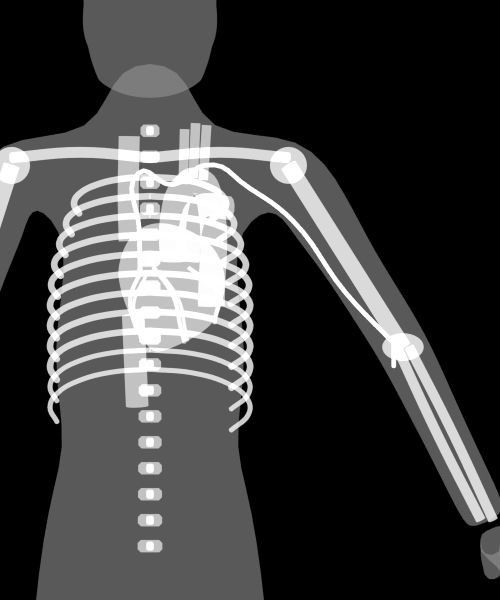
#> input picture productions/forssmann-toon/tex/xray_raw.png, 1000 x 1200 px, found by its file name (shown at 1/2 size)
$ python textures.py
#> lines starting #> are read from the running program, lines starting #| are printed output that depends on the picture; after the words box and inside, x2 and y2 are one past the last pixel; in counts of white or black regions, pixels touching at a corner belong together
#!/usr/bin/env python3
"""2D textures for the Forssmann film (PIL). Run after the Blender prepass (tex/xray_raw.png, tex/heart_illus.png).
Everything printed on a prop is either historically accurate (journal title: Forssmann, 'Die Sondierung des rechten Herzens',
Klinische Wochenschrift 8, 1929) or deliberately unreadable (grey text blocks), so nothing invented can be read as fact."""
import os, random, math
from PIL import Image, ImageDraw, ImageFilter, ImageFont, ImageOps, ImageChops
HERE = os.path.dirname(os.path.abspath(__file__)); T = os.path.join(HERE, 'tex'); R = random.Random(3)
SERIF = '/usr/share/fonts/truetype/dejavu/DejaVuSerif-Bold.ttf'; SERIF_R = '/usr/share/fonts/truetype/liberation/LiberationSerif-Regular.ttf'
SERIF_I = '/usr/share/fonts/truetype/liberation/LiberationSerif-Italic.ttf'
def font(p, s): return ImageFont.truetype(p, s)
def paper(w, h, base=(232, 222, 196), age=0.35):
    im = Image.new('RGB', (w, h), base); px = im.load()
    noise = Image.effect_noise((w // 4, h // 4), 40).resize((w, h), Image.BICUBIC).convert('L')
    stain = Image.effect_noise((w // 40, h // 40), 90).resize((w, h), Image.BICUBIC).filter(ImageFilter.GaussianBlur(30)).convert('L')
    tint = Image.new('RGB', (w, h), (180, 150, 100))
    im = Image.composite(tint, im, ImageOps.autocontrast(stain).point(lambda v: int(v * age * 0.5)))
    im = ImageChops.multiply(im, Image.merge('RGB', [noise.point(lambda v: 215 + v // 6)] * 3))
    vig = Image.new('L', (w, h), 0); d = ImageDraw.Draw(vig); d.rectangle([w * 0.04, h * 0.04, w * 0.96, h * 0.96], fill=255)
    vig = vig.filter(ImageFilter.GaussianBlur(min(w, h) * 0.06)); dark = Image.new('RGB', (w, h), (120, 95, 60))
    return Image.composite(im, dark, vig.point(lambda v: 110 + int(v * 0.57)))
def text_block(d, x, y, w, lines, lh=14, col=(70, 60, 50), seed=0):
    r = random.Random(seed)
    for i in range(lines):
        ww = w if i % 7 != 6 else int(w * r.uniform(0.3, 0.7)); xx = x
        while xx < x + ww - 10:
            wl = r.randint(14, 60); d.rectangle([xx, y + i * lh, min(x + ww, xx + wl), y + i * lh + lh * 0.42], fill=col); xx += wl + r.randint(5, 9)

# ---------------------------------------------------------------- X-ray film (radiograph look)
raw = Image.open(os.path.join(T, 'xray_raw.png')).convert('L'); W, H = raw.size
#> after `W, H = raw.size`: W = 1000; H = 1200
soft = raw.filter(ImageFilter.GaussianBlur(2.2))
# lung fields: darker ellipses either side of the mediastinum; mediastinum slightly denser
lung = Image.new('L', (W, H), 0); d = ImageDraw.Draw(lung)
#> after `lung = Image.new('L', (W, H), 0)`: lung: PIL image 1000x1200 L; every value is 0
for cx in (0.31, 0.62):
    d.ellipse([W * (cx - 0.15), H * 0.2, W * (cx + 0.15), H * 0.72], fill=255)
lung = lung.filter(ImageFilter.GaussianBlur(45))
img = ImageChops.subtract(soft, lung.point(lambda v: int(v * 0.22)))
med = Image.new('L', (W, H), 0); ImageDraw.Draw(med).ellipse([W * 0.36, H * 0.15, W * 0.56, H * 0.85], fill=255); med = med.filter(ImageFilter.GaussianBlur(50))
#> after `ImageDraw.Draw(med).ellipse([W * 0.36, H * 0.15, W * 0.56, H * 0.85], `:
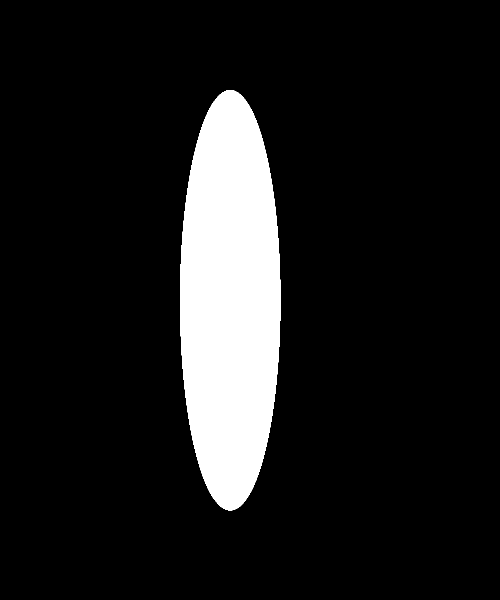
#> med: PIL image 1000x1200 L (shown at 1/2 size); 11.1% white; 1 white region, box (x1, y1, x2, y2) and area: (360, 180, 561, 1021) 132829
img = ImageChops.add(img, med.point(lambda v: int(v * 0.12)))
img = ImageOps.autocontrast(img, cutoff=0.5).point(lambda v: int(18 + 0.86 * (v / 255) ** 1.15 * 255))
grain = Image.effect_noise((W, H), 28).convert('L'); img = Image.blend(img, ImageChops.overlay(img, grain), 0.35)
film = Image.merge('RGB', [img.point(lambda v: int(v * 0.86)), img.point(lambda v: int(v * 0.93)), img])
edge = Image.new('L', (W, H), 0); ImageDraw.Draw(edge).rounded_rectangle([W * 0.025, H * 0.02, W * 0.975, H * 0.98], 24, fill=255); edge = edge.filter(ImageFilter.GaussianBlur(10))
#> after `ImageDraw.Draw(edge).rounded_rectangle([W * 0.025, H * 0.02, W * 0.975`: edge: PIL image 1000x1200 L; 91.3% white; 1 black region, box (x1, y1, x2, y2) and area: (0, 0, 1000, 1200) 104021
film = Image.composite(film, Image.new('RGB', (W, H), (8, 10, 14)), edge)
dd = ImageDraw.Draw(film); dd.text((W * 0.06, H * 0.045), 'L', font=font(SERIF, 42), fill=(225, 232, 240))
film.save(os.path.join(T, 'xray_film.png'))
mon = ImageOps.invert(img).point(lambda v: int(30 + v * 0.75)); mon = Image.merge('RGB', [mon] * 3); m2 = Image.new('RGB', (W, int(W * 0.6)), (0, 0, 0))
#> after `m2 = Image.new('RGB', (W, int(W * 0.6)), (0, 0, 0))`: m2: PIL image 1000x600 RGB; every value is 0
m2.paste(mon.crop((0, int(H * 0.18), W, int(H * 0.18) + int(W * 0.6))), (0, 0)); m2.save(os.path.join(T, 'xray_monitor.png'))

# ---------------------------------------------------------------- anatomical wall chart (Latin labels, 1920s teaching chart)
cw, ch = 950, 1200; chart = paper(cw, ch, (226, 214, 184), 0.5); d = ImageDraw.Draw(chart)
#> in paper, `vig = Image.new('L', (w, h), 0)`: vig: PIL image 950x1200 L; every value is 0
hi = Image.open(os.path.join(T, 'heart_illus.png')).convert('RGB'); hi = hi.resize((720, 800))
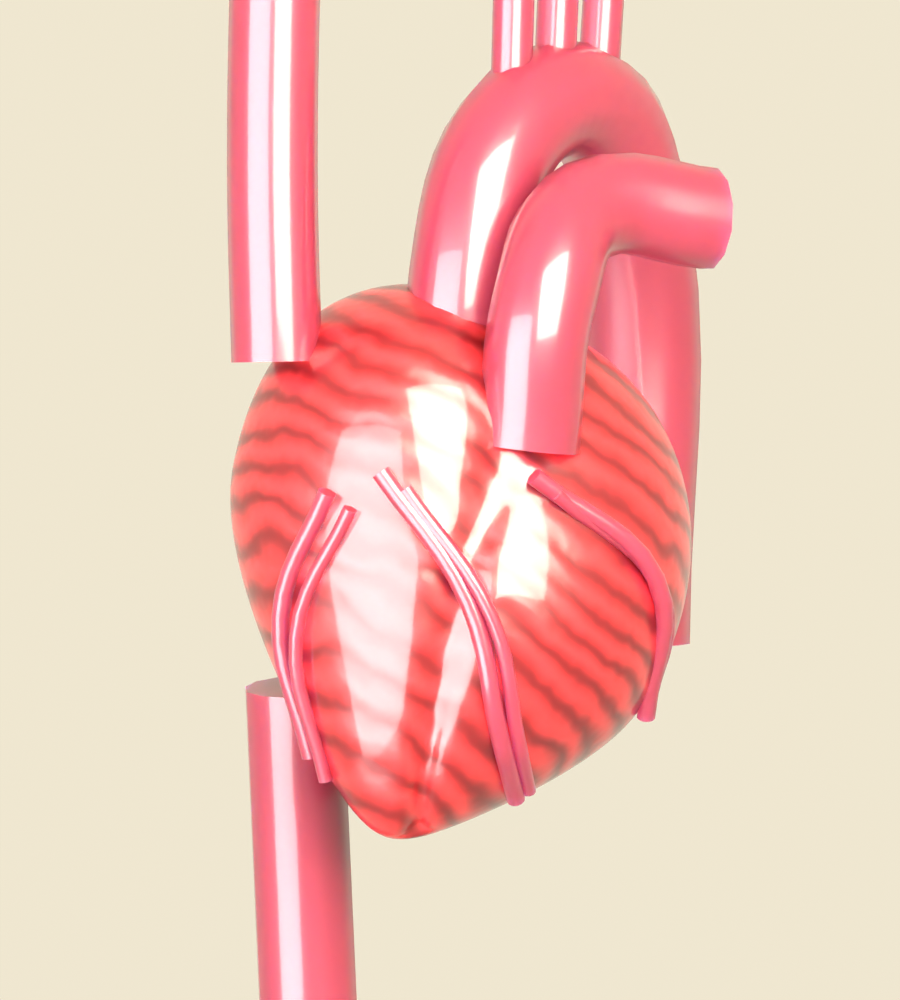
#> input picture productions/forssmann-toon/tex/heart_illus.png, 900 x 1000 px, found by its file name
mask = ImageOps.invert(ImageChops.difference(hi, Image.new('RGB', hi.size, hi.getpixel((5, 5)))).convert('L').point(lambda v: 255 if v > 18 else 0)); mask = ImageOps.invert(mask).filter(ImageFilter.GaussianBlur(1))
#> after `mask = ImageOps.invert(ImageChops.difference(hi, Image.new('RGB', hi.s`: mask: PIL image 720x800 L; 67.6% white; 4 black regions, box (x1, y1, x2, y2) and area: (184, 0, 587, 800) 181448, (181, 0, 202, 290) 5060, (270, 474, 277, 484) 30, (354, 562, 359, 569) 25
hi = Image.blend(hi, ImageOps.posterize(hi, 4), 0.35); chart.paste(hi, (115, 230), mask)
d.text((cw / 2, 95), 'COR HUMANUM', font=font(SERIF, 64), fill=(60, 30, 25), anchor='mm'); d.line([150, 145, 800, 145], fill=(90, 60, 40), width=3)
d.text((cw / 2, 180), 'Tab. XII', font=font(SERIF_I, 32), fill=(70, 50, 40), anchor='mm')
for (x, y, tx, ty, lab) in [(300, 470, 60, 420, 'Atrium dextrum'), (560, 330, 700, 260, 'Aorta'), (430, 300, 120, 300, 'Vena cava sup.'), (520, 640, 690, 700, 'Ventriculus sinister'), (380, 720, 70, 820, 'Ventriculus dexter'), (600, 420, 740, 470, 'A. pulmonalis')]:
    d.line([x, y, tx + (150 if tx < 300 else -10), ty + 12], fill=(50, 35, 30), width=2); d.text((tx, ty), lab, font=font(SERIF_I, 28), fill=(45, 30, 25))
d.rectangle([20, 20, cw - 20, ch - 20], outline=(90, 60, 40), width=4); chart.save(os.path.join(T, 'chart.png'))

# ---------------------------------------------------------------- the journal page (real article title; body text unreadable)
jw, jh = 1200, 860; j = paper(jw, jh, (238, 232, 214), 0.2); d = ImageDraw.Draw(j)
#> call 2 of paper, with w = 1200, h = 860, base = (238, 232, 214), age = 0.2
#> in paper (call 2), `stain = Image.effect_noise((w // 40, h // 40), 90).resize((w, h), Imag..`:
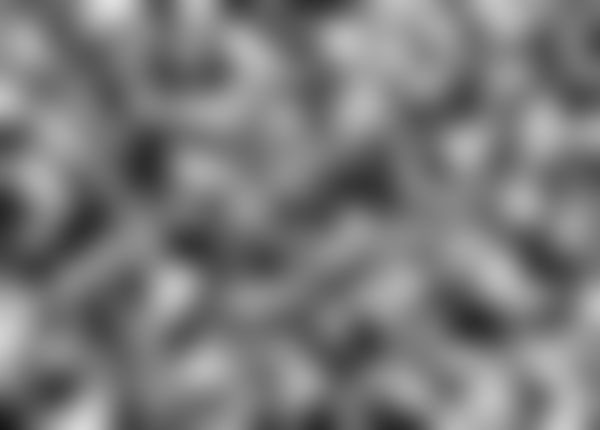
#> stain: PIL image 1200x860 L (shown at 1/2 size); min 21, max 223, mean 122
#> in paper (call 2), `tint = Image.new('RGB', (w, h), (180, 150, 100))`:
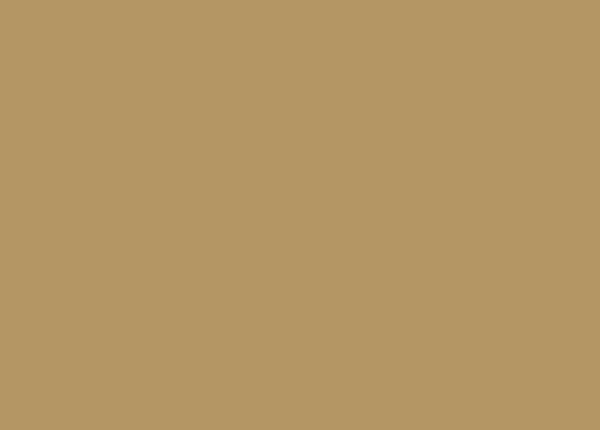
#> tint: PIL image 1200x860 RGB (shown at 1/2 size); mean R, G, B 180, 150, 100
#> in paper (call 2), `im = ImageChops.multiply(im, Image.merge('RGB', [noise.point(lambda v:..`:
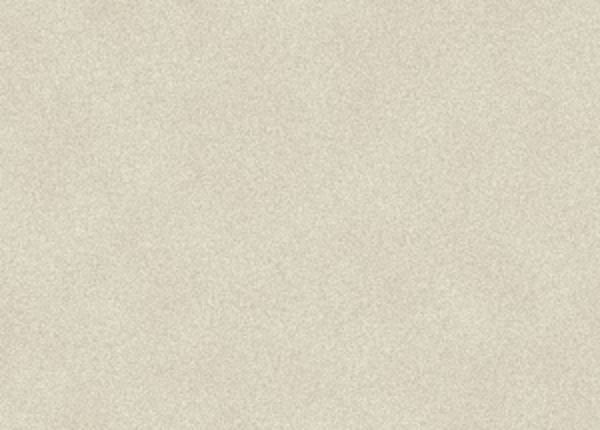
#> im: PIL image 1200x860 RGB (shown at 1/2 size); mean R, G, B 217, 210.4, 192.4
#> in paper (call 2), `vig = Image.new('L', (w, h), 0)`: vig: PIL image 1200x860 L; every value is 0
#> in paper (call 2), `vig = vig.filter(ImageFilter.GaussianBlur(min(w, h) * 0.06))`:
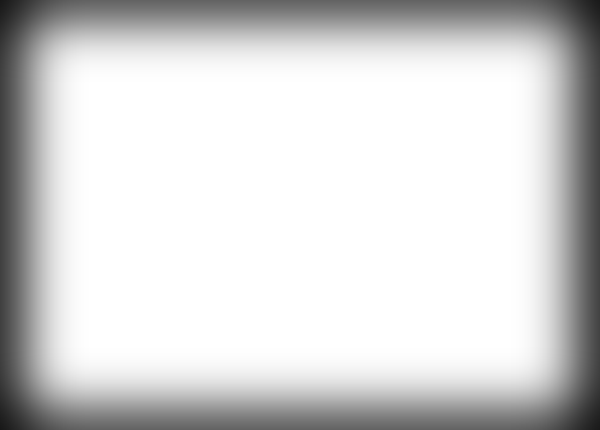
#> vig: PIL image 1200x860 L (shown at 1/2 size); min 24, max 255, mean 212.3
#> in paper (call 2), `dark = Image.new('RGB', (w, h), (120, 95, 60))`:
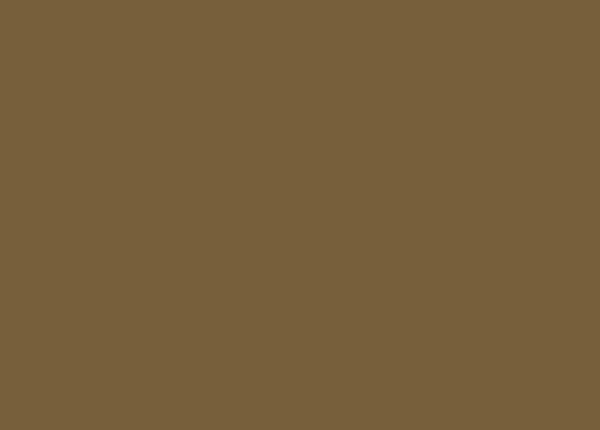
#> dark: PIL image 1200x860 RGB (shown at 1/2 size); mean R, G, B 120, 95, 60
for half in (0, 1):
    x0 = 40 + half * 600
    d.text((x0 + 280, 60), 'KLINISCHE WOCHENSCHRIFT', font=font(SERIF, 27), fill=(25, 22, 20), anchor='mm'); d.line([x0 + 10, 88, x0 + 550, 88], fill=(30, 25, 20), width=2)
    d.text((x0 + 280, 106), '8. JAHRGANG  ·  1929', font=font(SERIF_R, 20), fill=(40, 35, 30), anchor='mm')
    if half == 0:
        d.text((x0 + 280, 160), 'DIE SONDIERUNG DES RECHTEN HERZENS', font=font(SERIF, 23), fill=(20, 18, 16), anchor='mm')
        d.text((x0 + 280, 195), 'Von WERNER FORSSMANN', font=font(SERIF_I, 22), fill=(30, 26, 22), anchor='mm')
        text_block(d, x0 + 15, 235, 255, 38, 15, seed=1); text_block(d, x0 + 290, 235, 255, 38, 15, seed=2)
    else:
        xr = Image.open(os.path.join(T, 'xray_film.png')).convert('L'); xr = ImageOps.autocontrast(xr).resize((360, 432)); xr = ImageOps.grayscale(Image.merge('RGB', [xr] * 3))
        j.paste(Image.merge('RGB', [xr.point(lambda v: int(v * 0.82 + 20))] * 3), (x0 + 100, 150)); d.text((x0 + 280, 600), 'Abb. 1', font=font(SERIF_I, 22), fill=(30, 26, 22), anchor='mm')
        text_block(d, x0 + 15, 640, 530, 12, 15, seed=3)
d.line([jw / 2, 40, jw / 2, jh - 40], fill=(150, 140, 120), width=2); j.save(os.path.join(T, 'journal.png'))

# ---------------------------------------------------------------- his sketch (arm -> tube -> heart), pencil on paper
sk = paper(600, 760, (240, 236, 222), 0.15); d = ImageDraw.Draw(sk); pc = (60, 60, 66)
d.line([(80, 120), (140, 300), (230, 470), (330, 600)], fill=pc, width=4); d.line([(130, 90), (200, 280), (290, 450), (390, 560)], fill=pc, width=4)
d.ellipse([360, 160, 520, 320], outline=pc, width=4); d.arc([380, 120, 470, 220], 180, 360, fill=pc, width=3)
for i in range(0, 60, 2):
    t = i / 60; x = 300 + (440 - 300) * t ** 0.7; y = 520 - (520 - 240) * t; d.point((x, y), fill=(140, 60, 30))
d.line([(300, 520), (340, 420), (400, 330), (440, 250)], fill=(150, 70, 30), width=3); d.text((300, 690), 'v. basilica  →  cor', font=font(SERIF_I, 28), fill=pc)
sk.save(os.path.join(T, 'sketch.png'))

# ---------------------------------------------------------------- diploma, portrait, small-town view
dp = paper(800, 600, (236, 228, 204), 0.3); d = ImageDraw.Draw(dp); d.rectangle([25, 25, 775, 575], outline=(120, 90, 50), width=6); d.rectangle([45, 45, 755, 555], outline=(150, 120, 70), width=2)
d.text((400, 120), 'DIPLOMA', font=font(SERIF, 64), fill=(60, 40, 30), anchor='mm'); text_block(d, 140, 210, 520, 12, 22, (90, 75, 60), 5)
d.ellipse([560, 430, 680, 550], outline=(150, 40, 30), width=6); dp.save(os.path.join(T, 'diploma.png'))
pt = Image.new('RGB', (700, 900), (28, 22, 16)); d = ImageDraw.Draw(pt); d.ellipse([230, 170, 470, 470], fill=(150, 110, 80)); d.rectangle([160, 480, 540, 900], fill=(20, 18, 16)); d.ellipse([230, 140, 470, 300], fill=(60, 50, 40))
pt = pt.filter(ImageFilter.GaussianBlur(14)); pt = Image.blend(pt, Image.effect_noise((700, 900), 40).convert('RGB'), 0.06); pt.save(os.path.join(T, 'portrait.png'))
tw, th = 1600, 800; tn = Image.new('RGB', (tw, th), (150, 160, 172)); d = ImageDraw.Draw(tn)
for i in range(16):
    x = i * 110 + R.randint(-20, 20); h = R.randint(200, 360); d.rectangle([x, th - h, x + 100, th], fill=(70 + R.randint(-8, 8), 72, 78)); d.polygon([(x - 10, th - h), (x + 50, th - h - 90), (x + 110, th - h)], fill=(64, 60, 62))
    for k in range(3): d.rectangle([x + 20 + k * 25, th - h + 60, x + 32 + k * 25, th - h + 90], fill=(210, 190, 140) if R.random() < 0.35 else (90, 95, 100))
tn = tn.filter(ImageFilter.GaussianBlur(6)); tn.save(os.path.join(T, 'town.png'))
print('textures ok')
